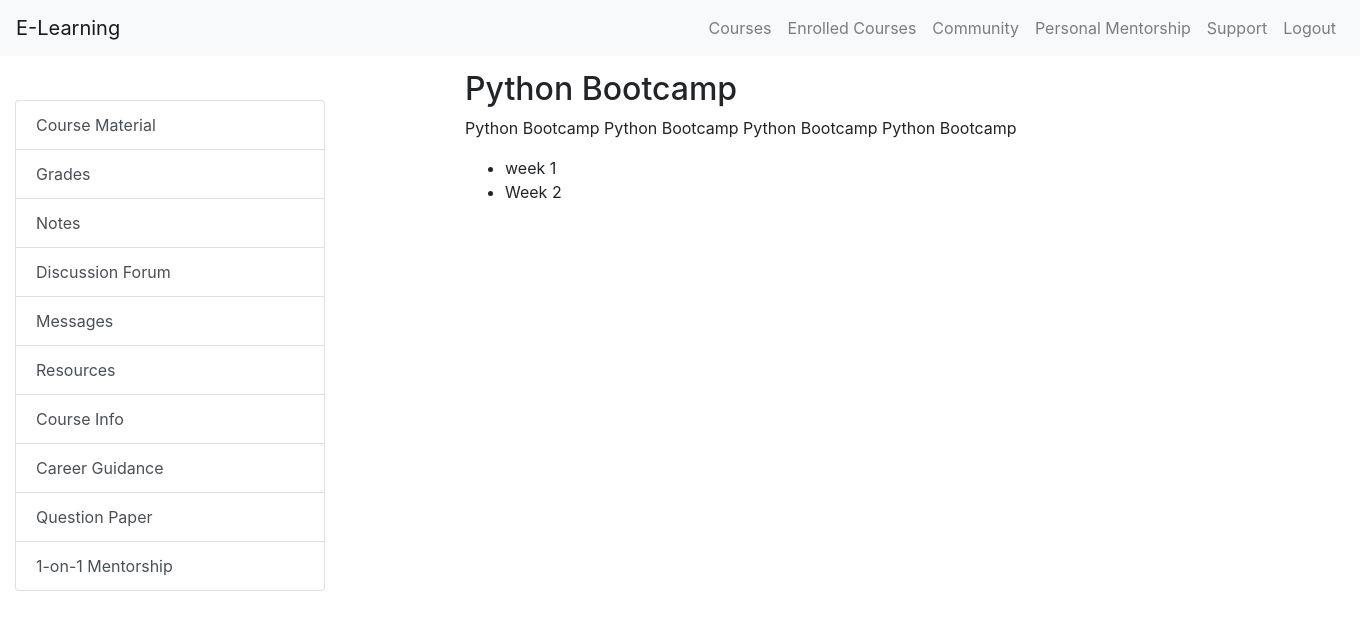
The app's page /enrolled-courses/1/start-course (signed in), older data.
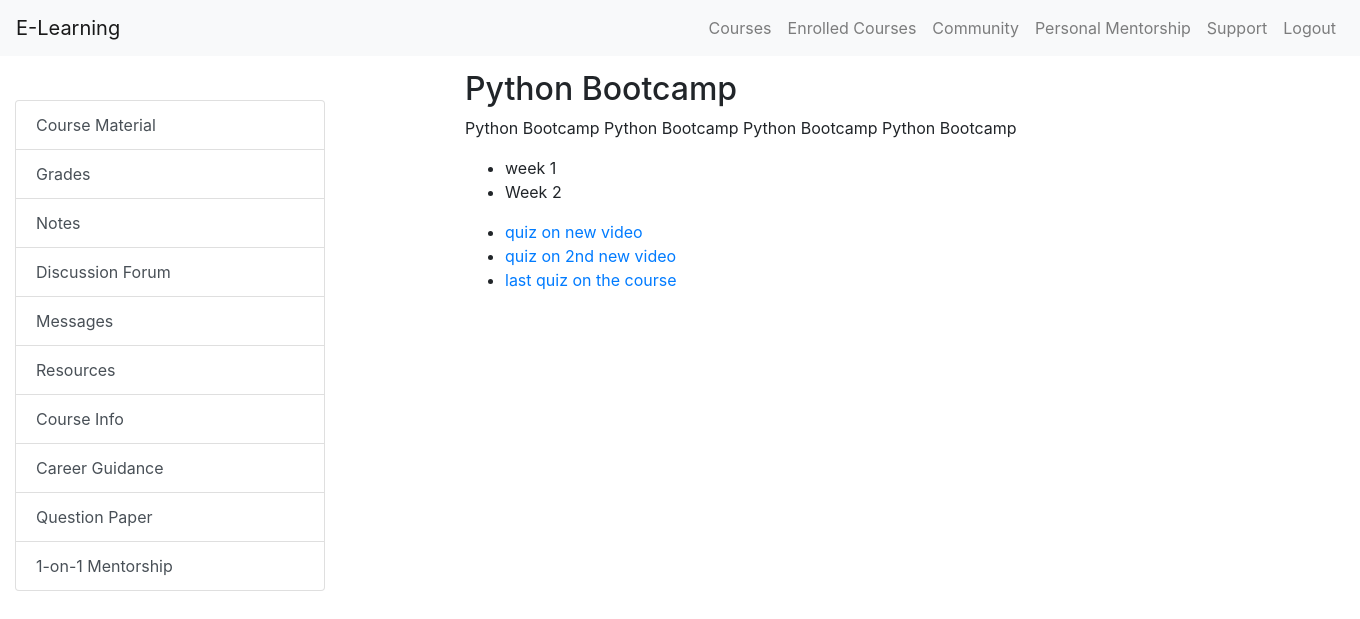
The same page, newer data.
### app/models.py (models this page shows, shortened)
class Week(models.Model):
    course = models.ForeignKey(Course, related_name='weeks', on_delete=models.CASCADE)
    number = models.PositiveIntegerField()
    title = models.CharField(max_length=100)
    description = models.TextField(blank=True, null=True)

class Quiz(models.Model):
    course = models.ForeignKey(Course, related_name='quizzes', on_delete=models.CASCADE)
    topic = models.ForeignKey(Topic, related_name='quizzes', on_delete=models.CASCADE)
    title = models.CharField(max_length=100)
    weight = models.FloatField(default=0)
    description = models.TextField(blank=True, null=True)
    due_date = models.DateTimeField(default=timezone.now)
    time_limit = models.TimeField(default=time(0, 30))

### app/views.py (the view)
# urls.py: path('enrolled-courses/<int:course_id>/start-course', start_course, name='start_course'),
@login_required
def start_course(request, course_id):
    user = Student.objects.get(user=request.user)
    course = get_object_or_404(Course, id=course_id)
    weeks = Week.objects.filter(course=course).prefetch_related('topics')
    watched_topics = Topic.objects.filter(watched_by_users=user, week__course=course)
    unlocked_quizzes = Quiz.objects.filter(topic__in=watched_topics)
    quizzes_data = []
    for quiz in unlocked_quizzes:
        quizzes_data.append({
            'quiz_id': quiz.id,
            'video_title': quiz.topic.title,
            'status': 'Unlocked' if user in quiz.topic.watched_by_users.all() else 'Locked',
            'due_date': quiz.due_date,
            'weight': quiz.weight,
            'score': round(quiz.results.get(student=user).score / quiz.results.get(student=user).total_questions * 100, 2) if quiz.results.filter(student=user).exists() else 'N/A'
        })
    return render(request, 'start_course.html', {
        'course': course,
        'weeks': weeks,
        'quizzes_data': quizzes_data,
        'quizzes': unlocked_quizzes,
    })

### app/templates/start_course.html (shortened to what this page needs)
<!DOCTYPE html>
<html lang="en">
<head>
    <link rel="stylesheet" href="https://stackpath.bootstrapcdn.com/bootstrap/4.5.2/css/bootstrap.min.css">
</head>
<body>
<nav class="navbar navbar-expand-lg navbar-light bg-light fixed-top">
    <a class="navbar-brand" href="#">E-Learning</a>
    <div class="collapse navbar-collapse" id="navbarNav">
        <ul class="navbar-nav ml-auto">
            <li class="nav-item"><a class="nav-link" href="{% url 'course_catalog' %}">Courses</a></li>
            <li class="nav-item"><a class="nav-link" href="{% url 'enrolled_course' %}">Enrolled Courses</a></li>
            <li class="nav-item"><a class="nav-link" href="{% url 'community_platform' %}">Community</a></li>
            <li class="nav-item"><a class="nav-link" href="{% url 'mentorship_page' %}">Personal Mentorship</a></li>
            <li class="nav-item"><a class="nav-link" href="{% url 'support' %}">Support</a></li>
            <li class="nav-item"><a class="nav-link" href="{% url 'logout' %}">Logout</a></li>
        </ul>
    </div>
</nav>
<div class="container-fluid" style="margin-top: 70px;">
    <div class="row">
        <div class="col-md-3 sidebar">
            <div class="list-group">
                <a href="#" class="list-group-item list-group-item-action" data-section="course-material">Course Material</a>
                <a href="#" class="list-group-item list-group-item-action" data-section="grades">Grades</a>
                <a href="#" class="list-group-item list-group-item-action" data-section="notes">Notes</a>
                <a href="#" class="list-group-item list-group-item-action" data-section="discussions">Discussion Forum</a>
                <a href="#" class="list-group-item list-group-item-action" data-section="messages">Messages</a>
                <a href="#" class="list-group-item list-group-item-action" data-section="resources">Resources</a>
                <a href="#" class="list-group-item list-group-item-action" data-section="course_info">Course Info</a>
                <a href="#" class="list-group-item list-group-item-action" data-section="career_guidance">Career Guidance</a>
                <a href="#" class="list-group-item list-group-item-action" data-section="qp">Question Paper</a>
                <a href="#" class="list-group-item list-group-item-action" data-section="1_on_1">1-on-1 Mentorship</a>
            </div>
        </div>
        <div class="col-md-9 main-content">
            <div id="course-material" class="content-section">
                <h2>{{ course.title }}</h2>
                <p>{{ course.description }}</p>
                <ul class="weeks-list">
                    {% for week in course.weeks.all %}
                        <li onclick="showTopics({{ week.id }})">{{ week.title }}</li>
                    {% endfor %}
                </ul>
                <ul>
                    {% for quiz in quizzes %}
                        <li><a href="{% url 'display_quiz' quiz.id %}">{{quiz.title}}</a></li>
                    {% endfor %}
                </ul>
            </div>
        </div>
</body>
</html>

Row changes from the older to the newer data that the page shows:
added Quiz: title "quiz on new video"
added Quiz: title "quiz on 2nd new video"
added Quiz: title "last quiz on the course"
